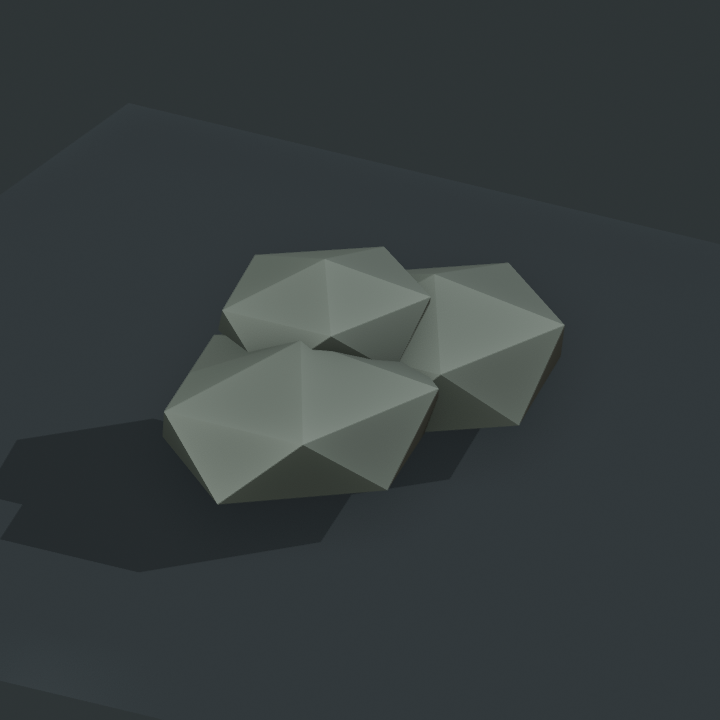
#> input picture test_artifacts/all-models/massing/shared-prototypes/test_huashan-understory-massing-side.png, 720 x 720 px, given in place of test_xinhua-plane-tree-massing-canonical.png, which was not available
$ python test_make_shared_prototype_massing_contact_sheets.py
#> lines starting #> are read from the running program, lines starting #| are printed output that depends on the picture; pictures that were not available may be replaced by others from this repository, and a replacement may not be noted
"""为共享原型 Massing 双视角生成可审查联系表。"""

from pathlib import Path

from PIL import Image, ImageDraw, ImageFont


ROOT = Path(__file__).resolve().parents[1]
SOURCE_DIR = ROOT / "test_artifacts/all-models/massing/shared-prototypes"
SLUGS = [
    "xinhua-plane-tree",
    "shangsheng-campus-tree",
    "huashan-canopy-tree",
    "huashan-understory",
    "road-edge-shrub",
    "lane-lamp-short-arm",
    "cantilever-umbrella",
    "outdoor-table-set",
    "slatted-bench",
    "rectangular-planter",
    "shanghai-dual-classification-bin",
    "irregular-stone-bollard",
]


def make_sheet(direction: str) -> None:
#> called with direction = 'canonical'
    columns = 4
    rows = 3
    cell_width = 360
    cell_height = 390
    image_size = 330
    sheet = Image.new(
        "RGB",
        (columns * cell_width, rows * cell_height),
        "#161b1d",
    )
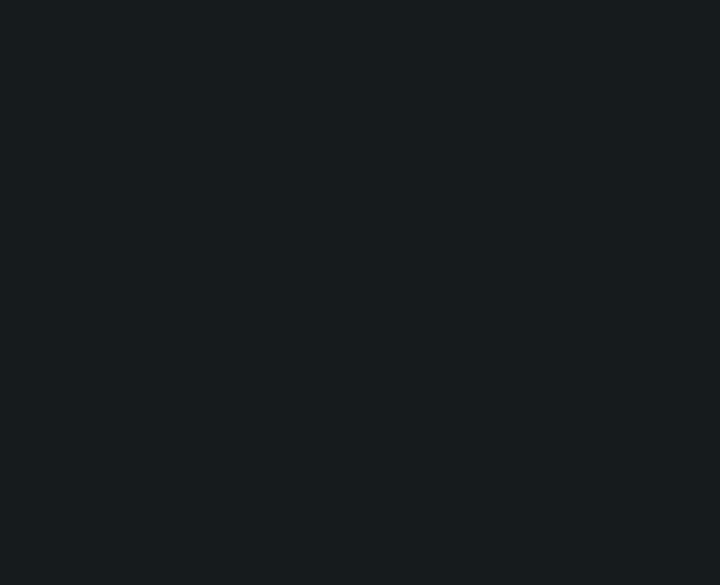
#> sheet: PIL image 1440x1170 RGB (shown at 1/2 size); mean R, G, B 22, 27, 29
    draw = ImageDraw.Draw(sheet)
    font = ImageFont.load_default(size=16)
    for index, slug in enumerate(SLUGS):
        source = Image.open(
            SOURCE_DIR / f"test_{slug}-massing-{direction}.png"
        ).convert("RGB")
        source.thumbnail((image_size, image_size))
#> source: PIL image 330x330 RGB
        column = index % columns
        row = index // columns
        x = column * cell_width + (cell_width - source.width) // 2
#> x = 15
        y = row * cell_height + 10
        sheet.paste(source, (x, y))
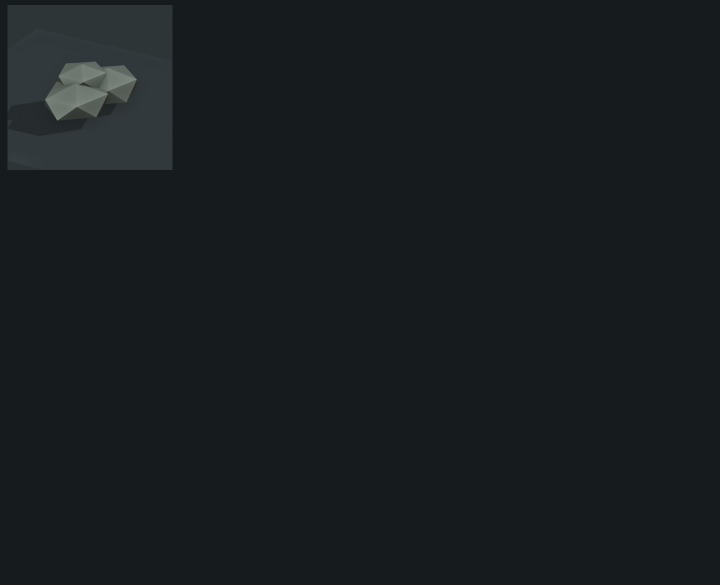
#> sheet: PIL image 1440x1170 RGB (shown at 1/2 size); mean R, G, B 24.1, 29.2, 31.2
        draw.text(
            (column * cell_width + 14, row * cell_height + 350),
            slug,
            fill="#f0f1ed",
            font=font,
        )
    output = SOURCE_DIR / (
        f"test_shared-prototypes-massing-{direction}-contact-sheet.png"
    )
    sheet.save(output)


for view in ("canonical", "side"):
#> (the run stopped early here; a loop or call above may not have finished)

$ run again, on test_artifacts/all-models/massing/shared-prototypes/test_shangsheng-campus-tree-massing-side.png
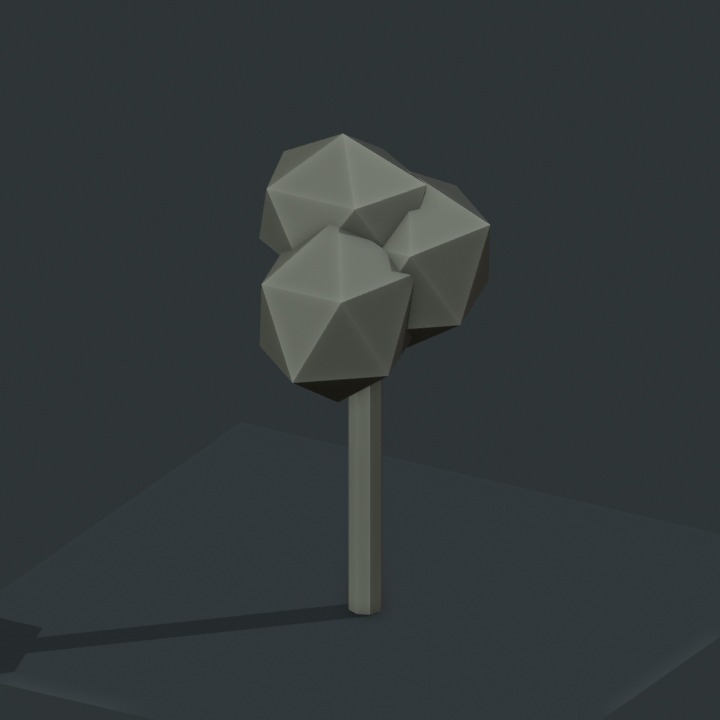
#> input picture test_artifacts/all-models/massing/shared-prototypes/test_shangsheng-campus-tree-massing-side.png, 720 x 720 px, given in place of test_xinhua-plane-tree-massing-canonical.png, which was not available
#> in make_sheet, `sheet.paste(source, (x, y))`:
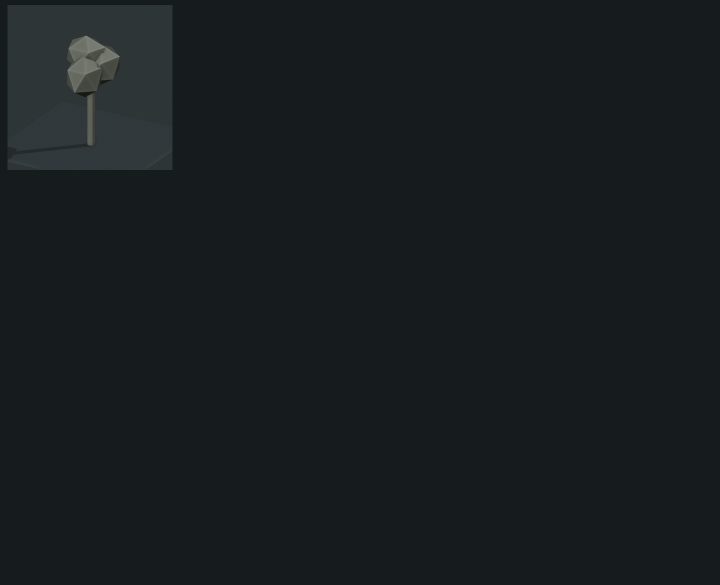
#> sheet: PIL image 1440x1170 RGB (shown at 1/2 size); mean R, G, B 23.9, 29, 30.9

$ run again, on test_artifacts/all-models/massing/shared-prototypes/test_slatted-bench-massing-canonical.png
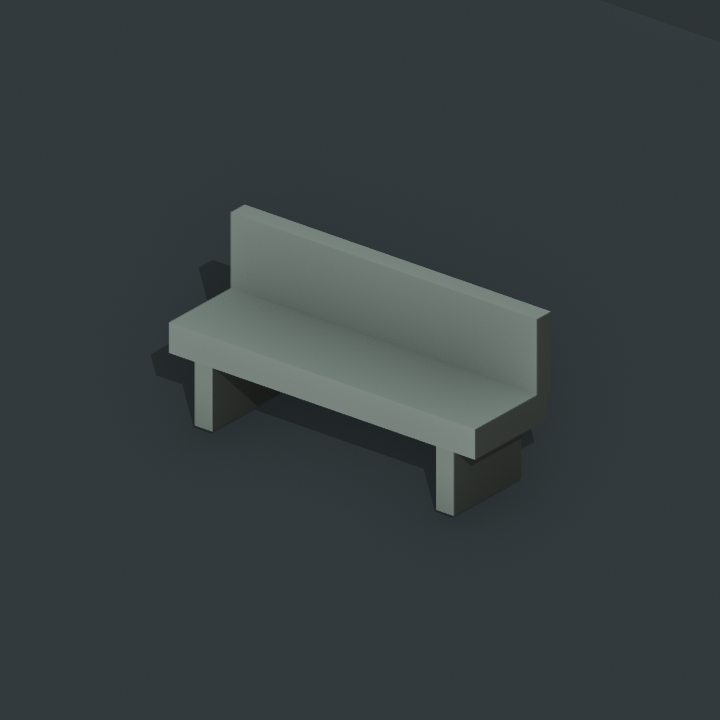
#> input picture test_artifacts/all-models/massing/shared-prototypes/test_slatted-bench-massing-canonical.png, 720 x 720 px, given in place of test_xinhua-plane-tree-massing-canonical.png, which was not available
#> in make_sheet, `sheet.paste(source, (x, y))`:
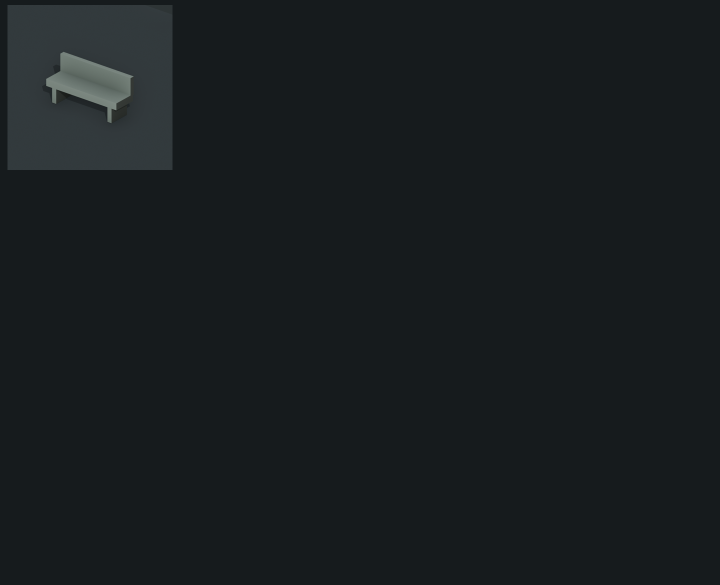
#> sheet: PIL image 1440x1170 RGB (shown at 1/2 size); mean R, G, B 24.2, 29.4, 31.3
